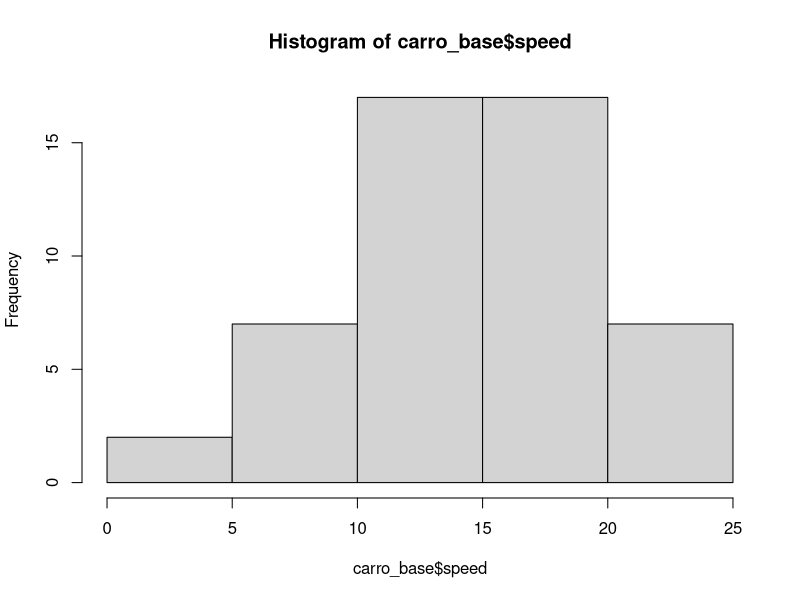
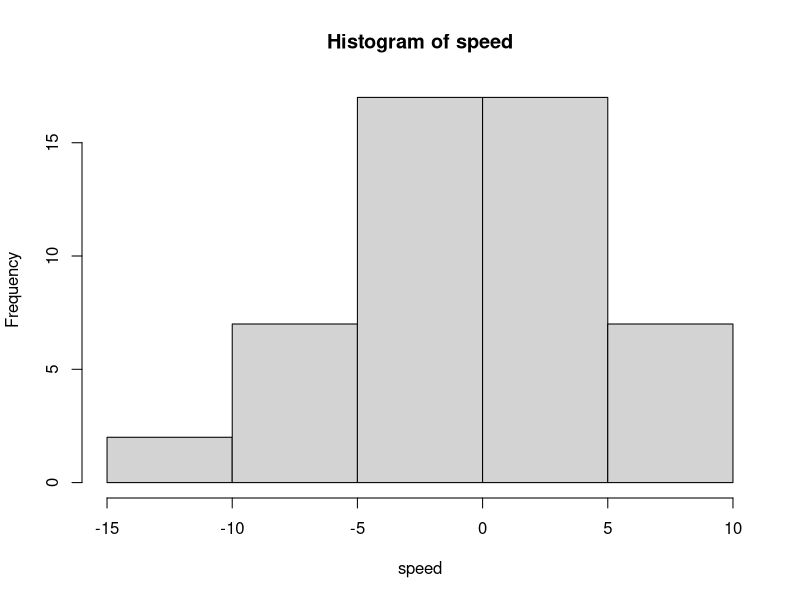
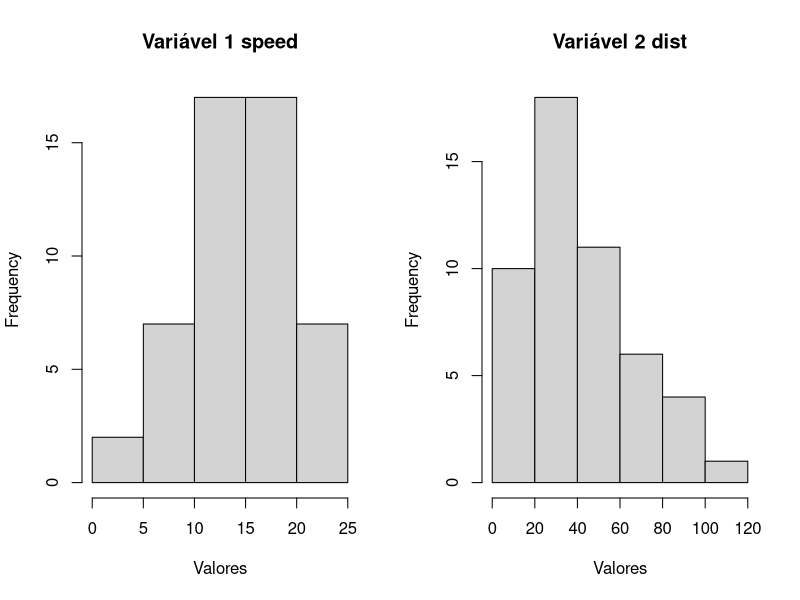

R code for these plots, in order:
# exercicio centralizacao 

# base cars

carro_base <- cars
names(carro_base)

# histograma da variavel "speed"

hist(carro_base$speed)

# centralizar a variavel "speed"

speed <- carro_base$speed

speed <- speed - mean(speed)

hist(speed)

# estrutura de repeticao para criacao dos histogramas

par(mfrow = c(1,2))

for (i in 1:2) {
  x <- carro_base[,i]
  hist(x,
       main = paste("Variável", i, names(carro_base)[i]),
       xlab = "Valores")
}
